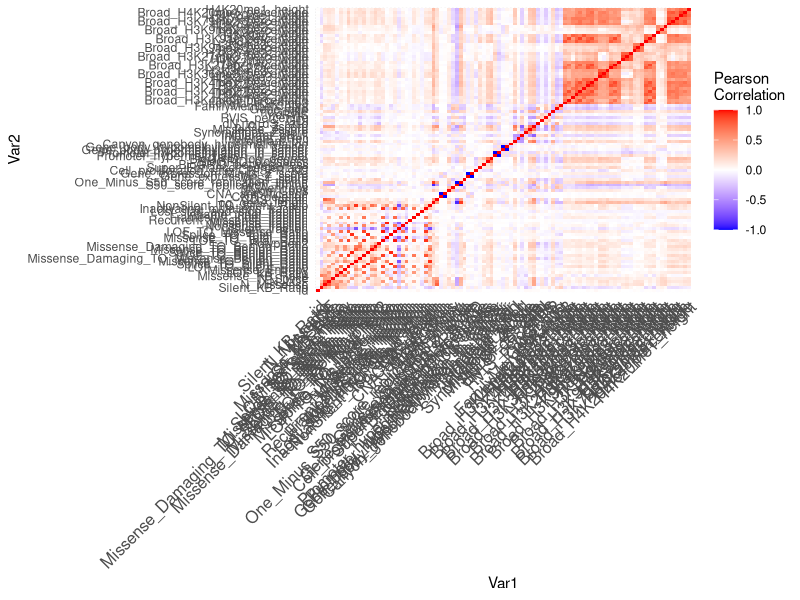
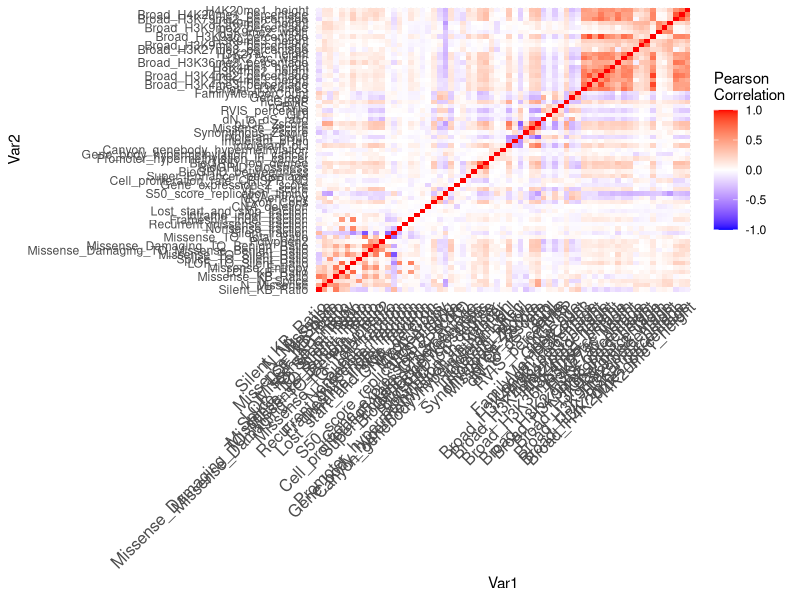
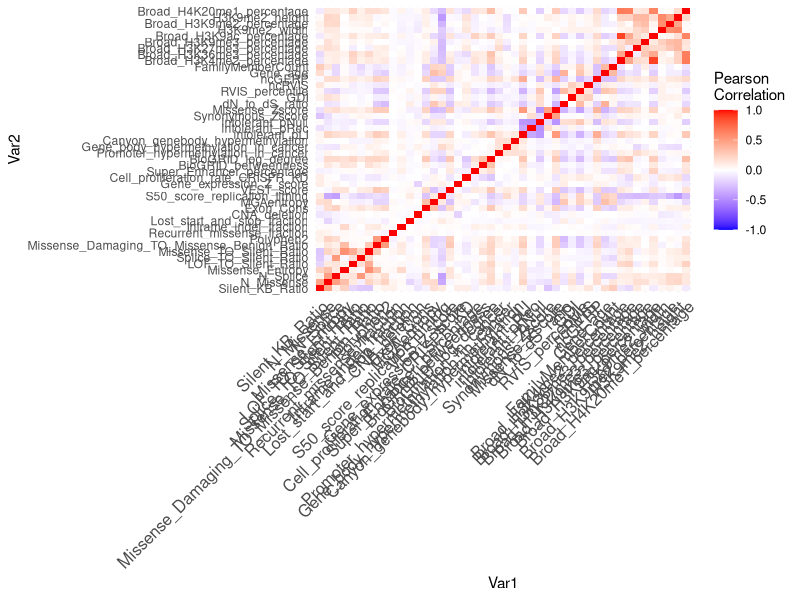
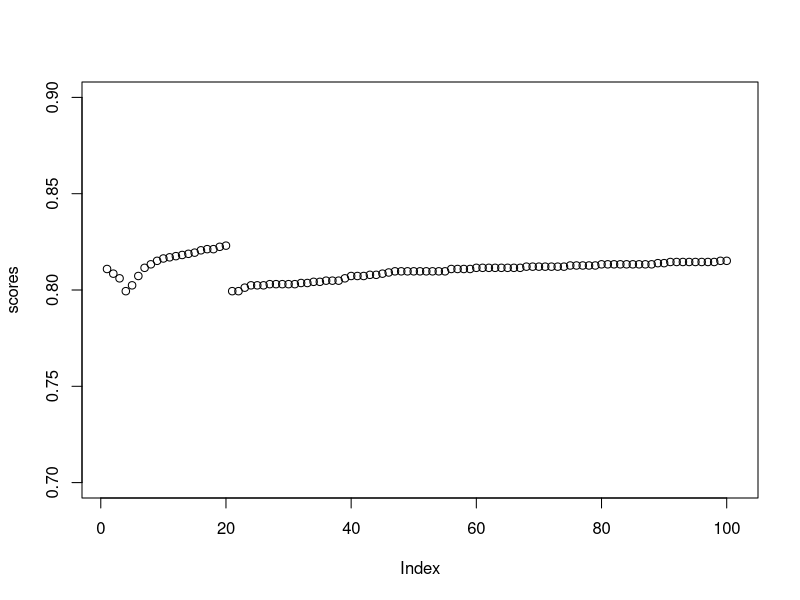
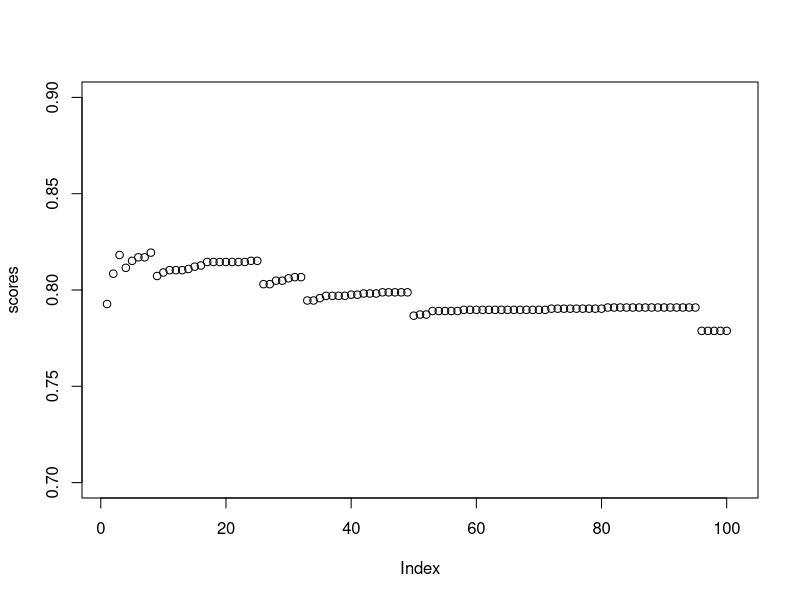
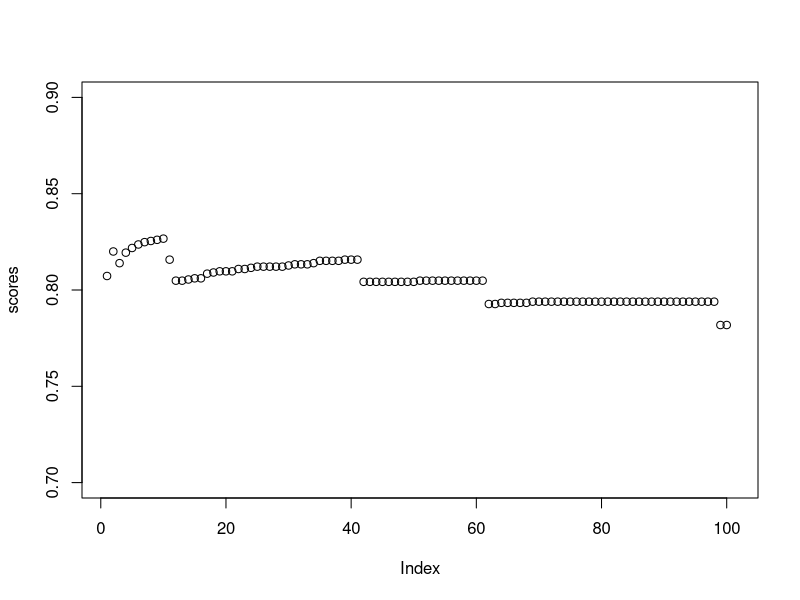
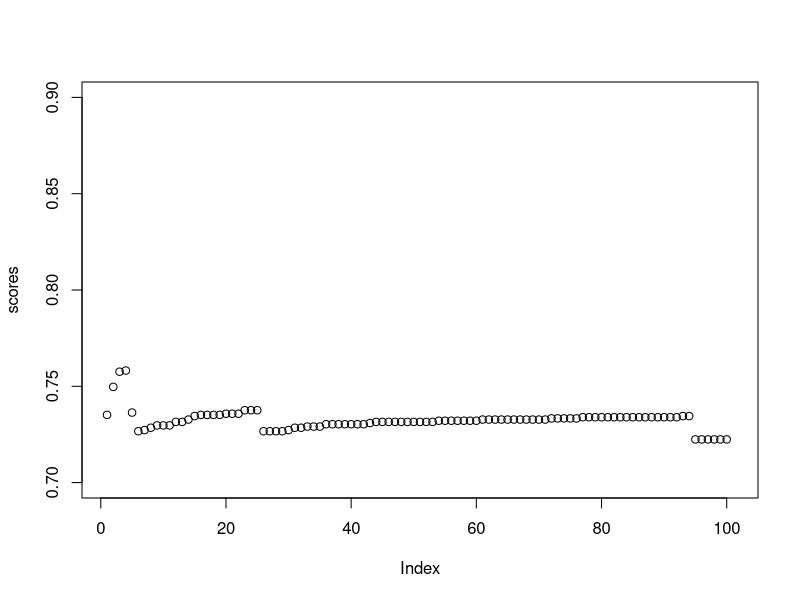
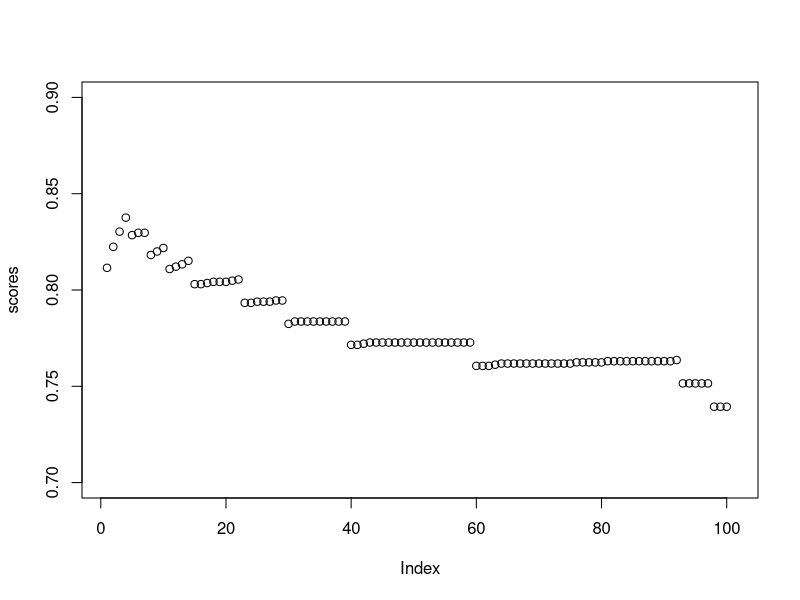

Generate these figures, in order, with R:
## ---- chunk 1
knitr::opts_chunk$set(echo = TRUE, comment = NA)
## ---- chunk 2
training <- read.csv("training.csv", stringsAsFactors = TRUE)
training$class <- factor(training$class)
levels(training$class) <- c("NG", "OG", "TSG")
outlier <- function(data) {
  low <- mean(data) - 3 * sd(data)
  high <- mean(data) + 3 * sd(data)
  which(data < low | data > high)
}
library(ggplot2)
scatter <- function(var) {
  ggplot(training, aes_string(var, "class")) +
    geom_jitter(width = 0.05, height = 0.1, size = 0.1,
                colour = rgb(0, 0, 0, alpha = 1 / 3))
}
scat_plot <- lapply(names(training)[-99], scatter)
library(gridExtra)
# grid.arrange(grobs = scat_plot[1:20], ncol = 4)
# grid.arrange(grobs = scat_plot[21:40], ncol = 4)
# grid.arrange(grobs = scat_plot[41:60], ncol = 4)
# grid.arrange(grobs = scat_plot[61:80], ncol = 4)
# grid.arrange(grobs = scat_plot[81:98], ncol = 4)
outlier_index <- sort(table(unlist(lapply(training[,-99], outlier))), decreasing = TRUE)
outlier_index[1:100]
training <- training[-as.numeric(names(outlier_index)[1:50]),]
sort(training$Missense_TO_Silent_Ratio, decreasing = TRUE)[1:10]
training <- training[-which(training$Missense_TO_Silent_Ratio > 100), ]
sort(training$Missense_KB_Ratio, decreasing = TRUE)[1:10]
training <- training[-which(training$Missense_KB_Ratio > 2000), ]
sort(training$LOF_TO_Silent_Ratio, decreasing = TRUE)[1:10]
training <- training[-which(training$LOF_TO_Silent_Ratio > 5), ]
sort(training$Gene_expression_Z_score, decreasing = TRUE)[1:10]
training <- training[-which(training$Gene_expression_Z_score > 4), ]
sort(training$dN_to_dS_ratio, decreasing = TRUE)[1:10]
training <- training[-which(training$dN_to_dS_ratio > 5),]
sort(training$Silent_KB_Ratio, decreasing = TRUE)[1:10]
training <- training[-which(training$Silent_KB_Ratio > 200), ]
sort(training$Lost_start_and_stop_fraction, decreasing = TRUE)[1:10]
training <- training[-which(training$Lost_start_and_stop_fraction > 0.2),]
sort(training$Synonymous_Zscore, decreasing = FALSE)[1:10]
training <- training[-which(training$Synonymous_Zscore < -15), ]
numeric_training <- training[,-99]

n_zeroes <- rep(NA, nrow(numeric_training))

for(i in seq_len(nrow(numeric_training))){
  row_i_zeroes <- 0
  for(j in seq_len(ncol(numeric_training))){
    if(round(numeric_training[i,j], digits = 5) == 0){
      row_i_zeroes <- row_i_zeroes + 1
    }
  }
  n_zeroes[i] <- row_i_zeroes
}
training <- training[n_zeroes <= 50, ]
# Remove 1 of 2 variables that have r value of 1 or -1 (i.e. perfectly correlated)
perf_corr <- which(abs(cor(training[,-99])) == 1, arr.ind = TRUE)
which(perf_corr[,1] != perf_corr[,2])
training <- training[, -43]
## ---- chunk 3
library(dplyr)
#function to calculate wca
score <- function (conf_mat) {
  print(sum(diag(conf_mat) * c(1, 20, 20)))
  print(sum(diag(conf_mat) * c(1, 20, 20)) / sum(apply(conf_mat, 2, sum) * c(1, 20, 20)))
}

# Set new threshold to account for unbalanced data
classify <- function(probs, k) {
  if (any(probs[2:3] > k)) {
    subset <- probs[2:3]
    output <- which(subset == max(subset))
    if (length(output) > 1) {
        output <- sample(1:2, 1)
    }
  } else {
    output <- 0
  }
  output
}
## ---- chunk 4
library(dplyr)
library(caret)
set.seed(12)
mn <- nnet::multinom(class ~ ., data = training, model = TRUE)
tidymn <- broom::tidy(mn) %>% arrange(p.value)
tidymn <- tidymn %>% filter(p.value < 0.05 / nrow(tidymn))
terms <- unique(tidymn$term)[-1]
terms
library(dplyr)
sig <- logical(97)
names(sig) <- names(training)[-98]
k <- 1
diffs <- logical(97)
for (var in names(training)[-98]) {
  model <- aov(training[[var]] ~ factor(training$class))
  sig[k] <- summary(model)[[1]][1, 5]
  diffs[k] <- all(TukeyHSD(model)$`factor(training$class)`[, 4] < 0.05 / 97)
  k <- k + 1
}
sort(sig[diffs])
score <- function (conf_mat) {
  sum(diag(conf_mat) * c(1, 20, 20)) / sum(apply(conf_mat, 2, sum) * c(1, 20, 20))
}

sig_terms <- names(sort(sig[diffs]))
combo_terms <- table(c(terms, sig_terms)) == 2
final_terms <- names(combo_terms[combo_terms])
term_mat <- cor(training %>% select(all_of(final_terms)))

ind_terms <- final_terms[-c(1, 3, 4, 5, 10, 11, 13, 14, 15, 17)]
vars <- training
cor_mtx = round(cor(vars[, names(vars) != "class"]), 2)
library(reshape2)
#reshape it
melted_cor_mtx <- melt(cor_mtx)

#draw the heatmap
cor_heatmap = ggplot(data = melted_cor_mtx, aes(x=Var1, y=Var2, fill=value)) + geom_tile()
cor_heatmap = cor_heatmap +
scale_fill_gradient2(low = "blue", high = "red", mid = "white", midpoint = 0, limit = c(-1,1), space = "Lab", name="Pearson\nCorrelation") + 
theme_minimal() +
theme(axis.text.x = element_text(angle = 45, vjust = 1, size = 12, hjust = 1))

cor_heatmap
which(abs(cor_mtx) > 0.75, arr.ind = TRUE)
vars <- vars[, -c(1, 4, 32, 13, 18, 21, 29, 14, 20, 15, 30, 15, 24, 31, 38, 34, 41, 48, 50, 68, 86, 88, 71, 72, 78, 74, 76, 80, 82, 83, 92, 94, 95)]
cor_mtx = round(cor(vars[, names(vars) != "class"]), 2)
library(reshape2)
#reshape it
melted_cor_mtx <- melt(cor_mtx)

#draw the heatmap
cor_heatmap = ggplot(data = melted_cor_mtx, aes(x=Var1, y=Var2, fill=value)) + geom_tile()
cor_heatmap = cor_heatmap +
scale_fill_gradient2(low = "blue", high = "red", mid = "white", midpoint = 0, limit = c(-1,1), space = "Lab", name="Pearson\nCorrelation") + 
theme_minimal() +
theme(axis.text.x = element_text(angle = 45, vjust = 1, size = 12, hjust = 1))

cor_heatmap
which(abs(cor_mtx) > 0.6, arr.ind = TRUE)
vars <- vars[, -c(4, 5, 15, 17, 11, 13, 14, 29, 39, 47, 48, 51, 49,
                  54, 55, 52, 58, 63, 65)]
cor_mtx = round(cor(vars[, names(vars) != "class"]), 2)
library(reshape2)
#reshape it
melted_cor_mtx <- melt(cor_mtx)

#draw the heatmap
cor_heatmap = ggplot(data = melted_cor_mtx, aes(x=Var1, y=Var2, fill=value)) + geom_tile()
cor_heatmap = cor_heatmap +
scale_fill_gradient2(low = "blue", high = "red", mid = "white", midpoint = 0, limit = c(-1,1), space = "Lab", name="Pearson\nCorrelation") + 
theme_minimal() +
theme(axis.text.x = element_text(angle = 45, vjust = 1, size = 12, hjust = 1))

cor_heatmap
set.seed(12)
mn <- nnet::multinom(class ~ ., data = vars, model = TRUE)
tidymn <- broom::tidy(mn) %>% arrange(p.value)
tidymn <- tidymn %>% filter(p.value < 0.05 / nrow(tidymn))
terms <- unique(tidymn$term)[-1]
## ---- chunk 5
vars <- training %>% select(all_of(terms), class)
set.seed(23678)
thresh_list <- list()
length(thresh_list) <- 10
j <- 1
for (rand in ceiling(runif(10, min = 1, max = 10000000))) {
  set.seed(rand)
  vars_test <- createDataPartition(vars$class, p = 0.8, 
                                    list = FALSE)
  vars_train <- vars[vars_test, ]
  vars_test <- vars[-vars_test, ]
  
  train_cont <- trainControl(method = "cv", number = 5, classProbs = TRUE, savePredictions = TRUE)
  lda_ft <- train(class ~ ., data = vars_train, method = "lda", preProc = c("center", "scale"),
                  trControl = train_cont)
  preds <- predict(lda_ft, newdata = vars_test, type = "prob")
  scores <- numeric(101)
  for (i in seq(from = 0, to = 0.1, by = 0.001)) {
    lda_mod <- table("pred"=apply(preds, 1, classify, k = i), "obs" = vars_test$class)
    lda_mod
    scores[i*1000] <- score(lda_mod)
  }
  names(scores) <- seq(from = 0, to = 0.1, by = 0.001)
  plot(scores, ylim = c(0.7, 0.9))
  best_thresh <- names(scores)[scores == max(scores)]
  max(scores)
  thresh_list[[j]] <- best_thresh
  j <- j + 1
}
mean(as.numeric(unlist(thresh_list)))
median(as.numeric(unlist(thresh_list)))
#set.seed(42)
vars_test <- createDataPartition(vars$class, p = 0.8, 
                                  list = FALSE)
vars_train <- vars[vars_test, ]
vars_test <- vars[-vars_test, ]
train_cont <- trainControl(method = "cv", number = 5, classProbs = TRUE, savePredictions = TRUE)
lda_ft <- train(class ~ ., data = vars_train, method = "lda", preProc = c("center", "scale"),
                trControl = train_cont)
  preds <- predict(lda_ft, newdata = vars_test, type = "prob")
lda_mod <- table("pred"=apply(preds, 1, classify, k = 0.01), "obs" = vars_test$class)
lda_mod
score(lda_mod)
## ---- chunk 6
all_of(terms)
## ---- chunk 7
tests <- read.csv("test.csv")
preds <- predict(lda_ft, newdata = tests, type = "prob")
preds <- apply(preds, 1, classify, k = 0.01)
names(preds) <- tests$id
csv_file <- data.frame("id" = tests$id,
                       "class" = preds)
#write.csv(csv_file, "modelpredictions9.csv", row.names = FALSE)
model_2_beta <- read.csv("modelpredictions2_beta.csv")
table("BEST MOD" = model_2_beta$class, csv_file$class)
